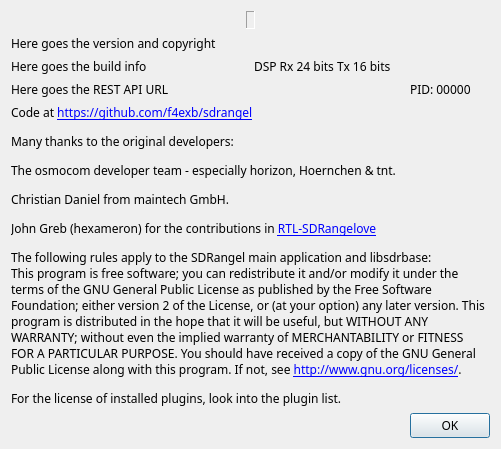
<?xml version="1.0" encoding="UTF-8"?>
<ui version="4.0">
 <class>AboutDialog</class>
 <widget class="QDialog" name="AboutDialog">
  <property name="geometry">
   <rect>
    <x>0</x>
    <y>0</y>
    <width>484</width>
    <height>602</height>
   </rect>
  </property>
  <property name="font">
   <font>
    <family>Sans Serif</family>
    <pointsize>9</pointsize>
   </font>
  </property>
  <property name="windowTitle">
   <string>About SDRangel</string>
  </property>
  <layout class="QVBoxLayout" name="verticalLayout">
   <property name="sizeConstraint">
    <enum>QLayout::SetFixedSize</enum>
   </property>
   <item>
    <layout class="QHBoxLayout" name="horizontalLayout">
     <property name="spacing">
      <number>0</number>
     </property>
     <item>
      <spacer name="horizontalSpacer_2">
       <property name="orientation">
        <enum>Qt::Horizontal</enum>
       </property>
       <property name="sizeHint" stdset="0">
        <size>
         <width>0</width>
         <height>0</height>
        </size>
       </property>
      </spacer>
     </item>
     <item>
      <widget class="QLabel" name="label">
       <property name="sizePolicy">
        <sizepolicy hsizetype="Fixed" vsizetype="Fixed">
         <horstretch>0</horstretch>
         <verstretch>0</verstretch>
        </sizepolicy>
       </property>
       <property name="frameShape">
        <enum>QFrame::Panel</enum>
       </property>
       <property name="frameShadow">
        <enum>QFrame::Sunken</enum>
       </property>
       <property name="text">
        <string/>
       </property>
       <property name="pixmap">
        <pixmap resource="../resources/res.qrc">:/sdrangel_logo.png</pixmap>
       </property>
       <property name="alignment">
        <set>Qt::AlignCenter</set>
       </property>
      </widget>
     </item>
     <item>
      <spacer name="horizontalSpacer">
       <property name="orientation">
        <enum>Qt::Horizontal</enum>
       </property>
       <property name="sizeHint" stdset="0">
        <size>
         <width>0</width>
         <height>0</height>
        </size>
       </property>
      </spacer>
     </item>
    </layout>
   </item>
   <item>
    <widget class="QLabel" name="version">
     <property name="text">
      <string>Here goes the version and copyright</string>
     </property>
    </widget>
   </item>
   <item>
    <layout class="QHBoxLayout" name="buildLayout">
     <item>
      <widget class="QLabel" name="build">
       <property name="text">
        <string>Here goes the build info</string>
       </property>
      </widget>
     </item>
     <item>
      <widget class="QLabel" name="dspBits">
       <property name="text">
        <string>DSP Rx 24 bits Tx 16 bits</string>
       </property>
      </widget>
     </item>
    </layout>
   </item>
   <item>
    <layout class="QHBoxLayout" name="runtimeLayout">
     <item>
      <widget class="QLabel" name="restApiUrl">
       <property name="text">
        <string>Here goes the REST API URL</string>
       </property>
      </widget>
     </item>
     <item>
      <widget class="QLabel" name="pid">
       <property name="maximumSize">
        <size>
         <width>80</width>
         <height>16777215</height>
        </size>
       </property>
       <property name="text">
        <string>PID: 00000</string>
       </property>
      </widget>
     </item>
    </layout>
   </item>
   <item>
    <widget class="QLabel" name="info">
     <property name="text">
      <string>&lt;html&gt;&lt;head/&gt;&lt;body&gt;&lt;p&gt;Code at &lt;a href=&quot;https://github.com/f4exb/sdrangel&quot;&gt;&lt;span style=&quot; text-decoration: underline; color:#0000ff;&quot;&gt;https://github.com/f4exb/sdrangel&lt;/span&gt;&lt;/a&gt;&lt;/p&gt;&lt;p&gt;Many thanks to the original developers:&lt;/p&gt;&lt;p&gt;The osmocom developer team - especially horizon, Hoernchen &amp;amp; tnt.&lt;/p&gt;&lt;p&gt;Christian Daniel from maintech GmbH.&lt;/p&gt;&lt;p&gt;John Greb (hexameron) for the contributions in &lt;a href=&quot;https://github.com/hexameron/rtl-sdrangelove&quot;&gt;&lt;span style=&quot; text-decoration: underline; color:#0000ff;&quot;&gt;RTL-SDRangelove&lt;/span&gt;&lt;/a&gt;&lt;/p&gt;&lt;p&gt;The following rules apply to the SDRangel main application and libsdrbase:&lt;br/&gt;This program is free software; you can redistribute it and/or modify it under the terms of the GNU General Public License as published by the Free Software Foundation; either version 2 of the License, or (at your option) any later version. This program is distributed in the hope that it will be useful, but WITHOUT ANY WARRANTY; without even the implied warranty of MERCHANTABILITY or FITNESS FOR A PARTICULAR PURPOSE. You should have received a copy of the GNU General Public License along with this program. If not, see &lt;a href=&quot;http://www.gnu.org/licenses/&quot;&gt;&lt;span style=&quot; text-decoration: underline; color:#0000ff;&quot;&gt;http://www.gnu.org/licenses/&lt;/span&gt;&lt;/a&gt;.&lt;/p&gt;&lt;p&gt;For the license of installed plugins, look into the plugin list.&lt;/p&gt;&lt;/body&gt;&lt;/html&gt;</string>
     </property>
     <property name="wordWrap">
      <bool>true</bool>
     </property>
     <property name="openExternalLinks">
      <bool>true</bool>
     </property>
    </widget>
   </item>
   <item>
    <spacer name="verticalSpacer">
     <property name="orientation">
      <enum>Qt::Vertical</enum>
     </property>
     <property name="sizeHint" stdset="0">
      <size>
       <width>0</width>
       <height>0</height>
      </size>
     </property>
    </spacer>
   </item>
   <item>
    <widget class="QDialogButtonBox" name="buttonBox">
     <property name="orientation">
      <enum>Qt::Horizontal</enum>
     </property>
     <property name="standardButtons">
      <set>QDialogButtonBox::Ok</set>
     </property>
    </widget>
   </item>
  </layout>
 </widget>
 <resources>
  <include location="../resources/res.qrc"/>
 </resources>
 <connections>
  <connection>
   <sender>buttonBox</sender>
   <signal>accepted()</signal>
   <receiver>AboutDialog</receiver>
   <slot>accept()</slot>
   <hints>
    <hint type="sourcelabel">
     <x>248</x>
     <y>254</y>
    </hint>
    <hint type="destinationlabel">
     <x>157</x>
     <y>274</y>
    </hint>
   </hints>
  </connection>
  <connection>
   <sender>buttonBox</sender>
   <signal>rejected()</signal>
   <receiver>AboutDialog</receiver>
   <slot>reject()</slot>
   <hints>
    <hint type="sourcelabel">
     <x>316</x>
     <y>260</y>
    </hint>
    <hint type="destinationlabel">
     <x>286</x>
     <y>274</y>
    </hint>
   </hints>
  </connection>
 </connections>
</ui>
